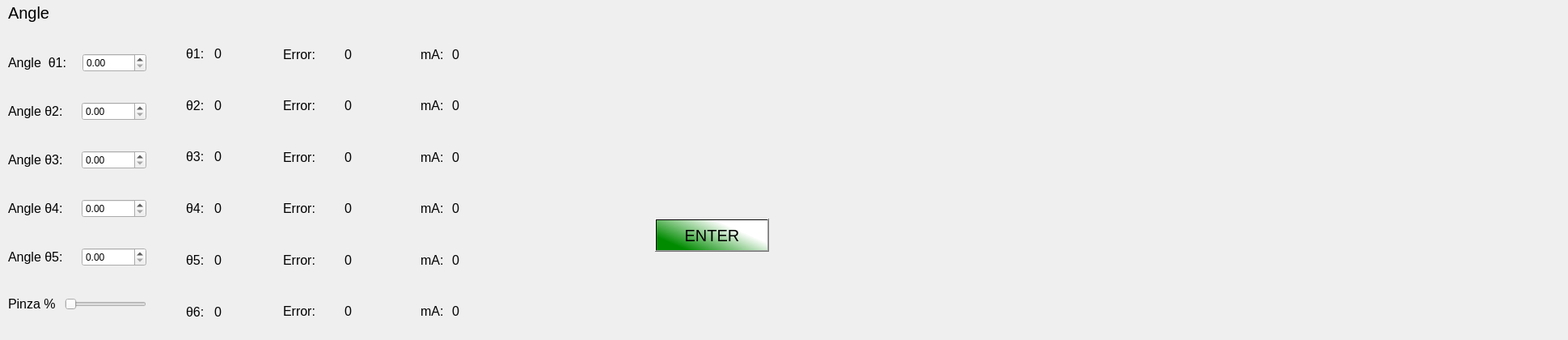
    <widget class="QWidget" name="Direct_Angular">
     <attribute name="title">
      <string>Direct  AngularPosition</string>
     </attribute>
     <widget class="QLabel" name="Angle">
      <property name="geometry">
       <rect>
        <x>10</x>
        <y>0</y>
        <width>111</width>
        <height>31</height>
       </rect>
      </property>
      <property name="font">
       <font>
        <pointsize>15</pointsize>
       </font>
      </property>
      <property name="text">
       <string>Angle</string>
      </property>
     </widget>
     <widget class="QPushButton" name="PulsanteInvioPAginaAdvance">
      <property name="geometry">
       <rect>
        <x>810</x>
        <y>270</y>
        <width>141</width>
        <height>41</height>
       </rect>
      </property>
      <property name="font">
       <font>
        <pointsize>15</pointsize>
       </font>
      </property>
      <property name="styleSheet">
       <string notr="true">background-color: qlineargradient(spread:pad, x1:0.0246305, y1:0.602273, x2:1, y2:0, stop:0 rgba(0, 139, 0, 255), stop:0.655172 rgba(255, 255, 255, 255));</string>
      </property>
      <property name="text">
       <string>ENTER</string>
      </property>
     </widget>
     <widget class="QWidget" name="layoutWidget">
      <property name="geometry">
       <rect>
        <x>520</x>
        <y>40</y>
        <width>111</width>
        <height>371</height>
       </rect>
      </property>
      <property name="font">
       <font>
        <pointsize>14</pointsize>
       </font>
      </property>
      <layout class="QVBoxLayout" name="VmADir">
       <property name="spacing">
        <number>10</number>
       </property>
       <item>
        <layout class="QHBoxLayout" name="horizontalLayout_19">
         <item>
          <widget class="QLabel" name="ma1_direct">
           <property name="enabled">
            <bool>true</bool>
           </property>
           <property name="sizePolicy">
            <sizepolicy hsizetype="Fixed" vsizetype="Preferred">
             <horstretch>0</horstretch>
             <verstretch>0</verstretch>
            </sizepolicy>
           </property>
           <property name="font">
            <font>
             <pointsize>12</pointsize>
            </font>
           </property>
           <property name="text">
            <string>mA:</string>
           </property>
          </widget>
         </item>
         <item>
          <widget class="QLabel" name="ma1_value1_direct">
           <property name="font">
            <font>
             <pointsize>12</pointsize>
            </font>
           </property>
           <property name="text">
            <string>0</string>
           </property>
          </widget>
         </item>
        </layout>
       </item>
       <item>
        <layout class="QHBoxLayout" name="horizontalLayout_20">
         <item>
          <widget class="QLabel" name="ma2_direct">
           <property name="enabled">
            <bool>true</bool>
           </property>
           <property name="sizePolicy">
            <sizepolicy hsizetype="Fixed" vsizetype="Preferred">
             <horstretch>0</horstretch>
             <verstretch>0</verstretch>
            </sizepolicy>
           </property>
           <property name="font">
            <font>
             <pointsize>12</pointsize>
            </font>
           </property>
           <property name="text">
            <string>mA:</string>
           </property>
          </widget>
         </item>
         <item>
          <widget class="QLabel" name="ma2_value2_direct">
           <property name="font">
            <font>
             <pointsize>12</pointsize>
            </font>
           </property>
           <property name="text">
            <string>0</string>
           </property>
          </widget>
         </item>
        </layout>
       </item>
       <item>
        <layout class="QHBoxLayout" name="horizontalLayout_21">
         <item>
          <widget class="QLabel" name="ma3_direct">
           <property name="sizePolicy">
            <sizepolicy hsizetype="Fixed" vsizetype="Preferred">
             <horstretch>0</horstretch>
             <verstretch>0</verstretch>
            </sizepolicy>
           </property>
           <property name="font">
            <font>
             <pointsize>12</pointsize>
            </font>
           </property>
           <property name="text">
            <string>mA:</string>
           </property>
          </widget>
         </item>
         <item>
          <widget class="QLabel" name="ma3_value3_direct">
           <property name="font">
            <font>
             <pointsize>12</pointsize>
            </font>
           </property>
           <property name="text">
            <string>0</string>
           </property>
          </widget>
         </item>
        </layout>
       </item>
       <item>
        <layout class="QHBoxLayout" name="horizontalLayout_22">
         <item>
          <widget class="QLabel" name="ma4_direct">
           <property name="sizePolicy">
            <sizepolicy hsizetype="Fixed" vsizetype="Preferred">
             <horstretch>0</horstretch>
             <verstretch>0</verstretch>
            </sizepolicy>
           </property>
           <property name="font">
            <font>
             <pointsize>12</pointsize>
            </font>
           </property>
           <property name="text">
            <string>mA:</string>
           </property>
          </widget>
         </item>
         <item>
          <widget class="QLabel" name="ma4_value4_direct">
           <property name="font">
            <font>
             <pointsize>12</pointsize>
            </font>
           </property>
           <property name="text">
            <string>0</string>
           </property>
          </widget>
         </item>
        </layout>
       </item>
       <item>
        <layout class="QHBoxLayout" name="horizontalLayout_23">
         <item>
          <widget class="QLabel" name="ma5_direct">
           <property name="sizePolicy">
            <sizepolicy hsizetype="Fixed" vsizetype="Preferred">
             <horstretch>0</horstretch>
             <verstretch>0</verstretch>
            </sizepolicy>
           </property>
           <property name="font">
            <font>
             <pointsize>12</pointsize>
            </font>
           </property>
           <property name="text">
            <string>mA:</string>
           </property>
          </widget>
         </item>
         <item>
          <widget class="QLabel" name="ma5_value5_direct">
           <property name="font">
            <font>
             <pointsize>12</pointsize>
            </font>
           </property>
           <property name="text">
            <string>0</string>
           </property>
          </widget>
         </item>
        </layout>
       </item>
       <item>
        <layout class="QHBoxLayout" name="horizontalLayout_24">
         <item>
          <widget class="QLabel" name="ma6_direct">
           <property name="sizePolicy">
            <sizepolicy hsizetype="Fixed" vsizetype="Preferred">
             <horstretch>0</horstretch>
             <verstretch>0</verstretch>
            </sizepolicy>
           </property>
           <property name="font">
            <font>
             <pointsize>12</pointsize>
            </font>
           </property>
           <property name="text">
            <string>mA:</string>
           </property>
          </widget>
         </item>
         <item>
          <widget class="QLabel" name="ma6_value6_direct">
           <property name="font">
            <font>
             <pointsize>12</pointsize>
            </font>
           </property>
           <property name="text">
            <string>0</string>
           </property>
          </widget>
         </item>
        </layout>
       </item>
      </layout>
     </widget>
     <widget class="QWidget" name="layoutWidget_7">
      <property name="geometry">
       <rect>
        <x>230</x>
        <y>40</y>
        <width>111</width>
        <height>371</height>
       </rect>
      </property>
      <property name="font">
       <font>
        <pointsize>16</pointsize>
       </font>
      </property>
      <layout class="QVBoxLayout" name="VStepDir_2">
       <property name="spacing">
        <number>12</number>
       </property>
       <item>
        <layout class="QHBoxLayout" name="horizontalLayout_31">
         <item>
          <widget class="QLabel" name="teta1_dir">
           <property name="sizePolicy">
            <sizepolicy hsizetype="Fixed" vsizetype="Preferred">
             <horstretch>0</horstretch>
             <verstretch>0</verstretch>
            </sizepolicy>
           </property>
           <property name="font">
            <font>
             <pointsize>12</pointsize>
            </font>
           </property>
           <property name="text">
            <string>θ1:</string>
           </property>
          </widget>
         </item>
         <item>
          <widget class="QLabel" name="tetaDir_1value">
           <property name="font">
            <font>
             <pointsize>12</pointsize>
            </font>
           </property>
           <property name="text">
            <string>0</string>
           </property>
          </widget>
         </item>
        </layout>
       </item>
       <item>
        <layout class="QHBoxLayout" name="horizontalLayout_32">
         <item>
          <widget class="QLabel" name="teta2_dir">
           <property name="sizePolicy">
            <sizepolicy hsizetype="Fixed" vsizetype="Preferred">
             <horstretch>0</horstretch>
             <verstretch>0</verstretch>
            </sizepolicy>
           </property>
           <property name="font">
            <font>
             <pointsize>12</pointsize>
            </font>
           </property>
           <property name="text">
            <string>θ2:</string>
           </property>
          </widget>
         </item>
         <item>
          <widget class="QLabel" name="tetaDir_2value">
           <property name="font">
            <font>
             <pointsize>12</pointsize>
            </font>
           </property>
           <property name="text">
            <string>0</string>
           </property>
          </widget>
         </item>
        </layout>
       </item>
       <item>
        <layout class="QHBoxLayout" name="horizontalLayout_33">
         <item>
          <widget class="QLabel" name="teta3_dit">
           <property name="sizePolicy">
            <sizepolicy hsizetype="Fixed" vsizetype="Preferred">
             <horstretch>0</horstretch>
             <verstretch>0</verstretch>
            </sizepolicy>
           </property>
           <property name="font">
            <font>
             <pointsize>12</pointsize>
            </font>
           </property>
           <property name="text">
            <string>θ3:</string>
           </property>
          </widget>
         </item>
         <item>
          <widget class="QLabel" name="tetaDir_3value">
           <property name="font">
            <font>
             <pointsize>12</pointsize>
            </font>
           </property>
           <property name="text">
            <string>0</string>
           </property>
          </widget>
         </item>
        </layout>
       </item>
       <item>
        <layout class="QHBoxLayout" name="horizontalLayout_34">
         <item>
          <widget class="QLabel" name="teta4_dit">
           <property name="sizePolicy">
            <sizepolicy hsizetype="Fixed" vsizetype="Preferred">
             <horstretch>0</horstretch>
             <verstretch>0</verstretch>
            </sizepolicy>
           </property>
           <property name="font">
            <font>
             <pointsize>12</pointsize>
            </font>
           </property>
           <property name="text">
            <string>θ4:</string>
           </property>
          </widget>
         </item>
         <item>
          <widget class="QLabel" name="tetaDir_4value">
           <property name="font">
            <font>
             <pointsize>12</pointsize>
            </font>
           </property>
           <property name="text">
            <string>0</string>
           </property>
          </widget>
         </item>
        </layout>
       </item>
       <item>
        <layout class="QHBoxLayout" name="horizontalLayout_35">
         <item>
          <widget class="QLabel" name="teta5_dir">
           <property name="sizePolicy">
            <sizepolicy hsizetype="Fixed" vsizetype="Preferred">
             <horstretch>0</horstretch>
             <verstretch>0</verstretch>
            </sizepolicy>
           </property>
           <property name="font">
            <font>
             <pointsize>12</pointsize>
            </font>
           </property>
           <property name="text">
            <string>θ5:</string>
           </property>
          </widget>
         </item>
         <item>
          <widget class="QLabel" name="tetaDir_5value">
           <property name="font">
            <font>
             <pointsize>12</pointsize>
            </font>
           </property>
           <property name="text">
            <string>0</string>
           </property>
          </widget>
         </item>
        </layout>
       </item>
       <item>
        <layout class="QHBoxLayout" name="horizontalLayout_36">
         <item>
          <widget class="QLabel" name="teta6_dir">
           <property name="sizePolicy">
            <sizepolicy hsizetype="Fixed" vsizetype="Preferred">
             <horstretch>0</horstretch>
             <verstretch>0</verstretch>
            </sizepolicy>
           </property>
           <property name="font">
            <font>
             <pointsize>12</pointsize>
            </font>
           </property>
           <property name="text">
            <string>θ6:</string>
           </property>
          </widget>
         </item>
         <item>
          <widget class="QLabel" name="tetaDir_6value">
           <property name="font">
            <font>
             <pointsize>12</pointsize>
            </font>
           </property>
           <property name="text">
            <string>0</string>
           </property>
          </widget>
         </item>
        </layout>
       </item>
      </layout>
     </widget>
     <widget class="QWidget" name="layoutWidget_9">
      <property name="geometry">
       <rect>
        <x>10</x>
        <y>40</y>
        <width>171</width>
        <height>371</height>
       </rect>
      </property>
      <layout class="QVBoxLayout" name="VEn_Dir_3">
       <property name="spacing">
        <number>11</number>
       </property>
       <item>
        <layout class="QHBoxLayout" name="Motore1_3" stretch="0,0">
         <item>
          <widget class="QLabel" name="Angle1_dir">
           <property name="font">
            <font>
             <pointsize>12</pointsize>
            </font>
           </property>
           <property name="text">
            <string>Angle  θ1:  </string>
           </property>
          </widget>
         </item>
         <item>
          <widget class="QDoubleSpinBox" name="AngleDir_1"/>
         </item>
        </layout>
       </item>
       <item>
        <layout class="QHBoxLayout" name="Motore2_3" stretch="0,0">
         <item>
          <widget class="QLabel" name="Angle2_dir">
           <property name="font">
            <font>
             <pointsize>12</pointsize>
            </font>
           </property>
           <property name="text">
            <string>Angle θ2:  </string>
           </property>
          </widget>
         </item>
         <item>
          <widget class="QDoubleSpinBox" name="AngleDir_2"/>
         </item>
        </layout>
       </item>
       <item>
        <layout class="QHBoxLayout" name="Motore3_3" stretch="0,0">
         <item>
          <widget class="QLabel" name="Angle3_dir">
           <property name="font">
            <font>
             <pointsize>12</pointsize>
            </font>
           </property>
           <property name="text">
            <string>Angle θ3:  </string>
           </property>
          </widget>
         </item>
         <item>
          <widget class="QDoubleSpinBox" name="AngleDir_3"/>
         </item>
        </layout>
       </item>
       <item>
        <layout class="QHBoxLayout" name="Motore4_3" stretch="0,0">
         <item>
          <widget class="QLabel" name="Angle4_dir">
           <property name="font">
            <font>
             <pointsize>12</pointsize>
            </font>
           </property>
           <property name="text">
            <string>Angle θ4:  </string>
           </property>
          </widget>
         </item>
         <item>
          <widget class="QDoubleSpinBox" name="AngleDir_4"/>
         </item>
        </layout>
       </item>
       <item>
        <layout class="QHBoxLayout" name="Motore5_3" stretch="0,0">
         <item>
          <widget class="QLabel" name="Angle5_dir">
           <property name="font">
            <font>
             <pointsize>12</pointsize>
            </font>
           </property>
           <property name="text">
            <string>Angle θ5:  </string>
           </property>
          </widget>
         </item>
         <item>
          <widget class="QDoubleSpinBox" name="AngleDir_5"/>
         </item>
        </layout>
       </item>
       <item>
        <layout class="QHBoxLayout" name="Motore6_3" stretch="0,0">
         <item>
          <widget class="QLabel" name="Angle6_dir">
           <property name="font">
            <font>
             <pointsize>12</pointsize>
            </font>
           </property>
           <property name="text">
            <string>Pinza %</string>
           </property>
          </widget>
         </item>
         <item>
          <widget class="QSlider" name="AngleDir_6">
           <property name="orientation">
            <enum>Qt::Horizontal</enum>
           </property>
          </widget>
         </item>
        </layout>
       </item>
      </layout>
     </widget>
     <widget class="QWidget" name="layoutWidget_8">
      <property name="geometry">
       <rect>
        <x>350</x>
        <y>40</y>
        <width>141</width>
        <height>371</height>
       </rect>
      </property>
      <property name="font">
       <font>
        <pointsize>12</pointsize>
       </font>
      </property>
      <layout class="QVBoxLayout" name="VEncDir_2">
       <property name="spacing">
        <number>10</number>
       </property>
       <property name="topMargin">
        <number>0</number>
       </property>
       <item>
        <layout class="QHBoxLayout" name="horizontalLayout_49">
         <item>
          <widget class="QLabel" name="encrease1_2">
           <property name="font">
            <font>
             <pointsize>12</pointsize>
            </font>
           </property>
           <property name="text">
            <string>Error:</string>
           </property>
          </widget>
         </item>
         <item>
          <widget class="QLabel" name="encrease_value1_2">
           <property name="font">
            <font>
             <pointsize>12</pointsize>
            </font>
           </property>
           <property name="text">
            <string>0</string>
           </property>
          </widget>
         </item>
        </layout>
       </item>
       <item>
        <layout class="QHBoxLayout" name="horizontalLayout_50">
         <item>
          <widget class="QLabel" name="encrease2_2">
           <property name="font">
            <font>
             <pointsize>12</pointsize>
            </font>
           </property>
           <property name="text">
            <string>Error:</string>
           </property>
          </widget>
         </item>
         <item>
          <widget class="QLabel" name="encrease_value2_2">
           <property name="font">
            <font>
             <pointsize>12</pointsize>
            </font>
           </property>
           <property name="text">
            <string>0</string>
           </property>
          </widget>
         </item>
        </layout>
       </item>
       <item>
        <layout class="QHBoxLayout" name="horizontalLayout_51">
         <item>
          <widget class="QLabel" name="encrease3_2">
           <property name="font">
            <font>
             <pointsize>12</pointsize>
            </font>
           </property>
           <property name="text">
            <string>Error:</string>
           </property>
           <property name="indent">
            <number>-1</number>
           </property>
          </widget>
         </item>
         <item>
          <widget class="QLabel" name="encrease_value3_2">
           <property name="font">
            <font>
             <pointsize>12</pointsize>
            </font>
           </property>
           <property name="text">
            <string>0</string>
           </property>
          </widget>
         </item>
        </layout>
       </item>
       <item>
        <layout class="QHBoxLayout" name="horizontalLayout_52">
         <item>
          <widget class="QLabel" name="encrease4_2">
           <property name="font">
            <font>
             <pointsize>12</pointsize>
            </font>
           </property>
           <property name="text">
            <string>Error:</string>
           </property>
           <property name="scaledContents">
            <bool>false</bool>
           </property>
           <property name="margin">
            <number>0</number>
           </property>
          </widget>
         </item>
         <item>
          <widget class="QLabel" name="encrease_value4_2">
           <property name="font">
            <font>
             <pointsize>12</pointsize>
            </font>
           </property>
           <property name="text">
            <string>0</string>
           </property>
          </widget>
         </item>
        </layout>
       </item>
       <item>
        <layout class="QHBoxLayout" name="horizontalLayout_53">
         <item>
          <widget class="QLabel" name="encrease5_2">
           <property name="font">
            <font>
             <pointsize>12</pointsize>
            </font>
           </property>
           <property name="text">
            <string>Error:</string>
           </property>
          </widget>
         </item>
         <item>
          <widget class="QLabel" name="encrease_value5_2">
           <property name="font">
            <font>
             <pointsize>12</pointsize>
            </font>
           </property>
           <property name="text">
            <string>0</string>
           </property>
          </widget>
         </item>
        </layout>
       </item>
       <item>
        <layout class="QHBoxLayout" name="horizontalLayout_54">
         <item>
          <widget class="QLabel" name="encrease6_2">
           <property name="font">
            <font>
             <pointsize>12</pointsize>
            </font>
           </property>
           <property name="text">
            <string>Error:</string>
           </property>
          </widget>
         </item>
         <item>
          <widget class="QLabel" name="encrease_value6_2">
           <property name="font">
            <font>
             <pointsize>12</pointsize>
            </font>
           </property>
           <property name="text">
            <string>0</string>
           </property>
          </widget>
         </item>
        </layout>
       </item>
      </layout>
     </widget>
     <widget class="QLabel" name="image_2">
      <property name="geometry">
       <rect>
        <x>1789</x>
        <y>59</y>
        <width>141</width>
        <height>141</height>
       </rect>
      </property>
      <property name="styleSheet">
       <string notr="true">image: url(:/image/Logo-Uni-Tor-Vergata.png_256x256.png);</string>
      </property>
      <property name="text">
       <string/>
      </property>
     </widget>
    </widget>
